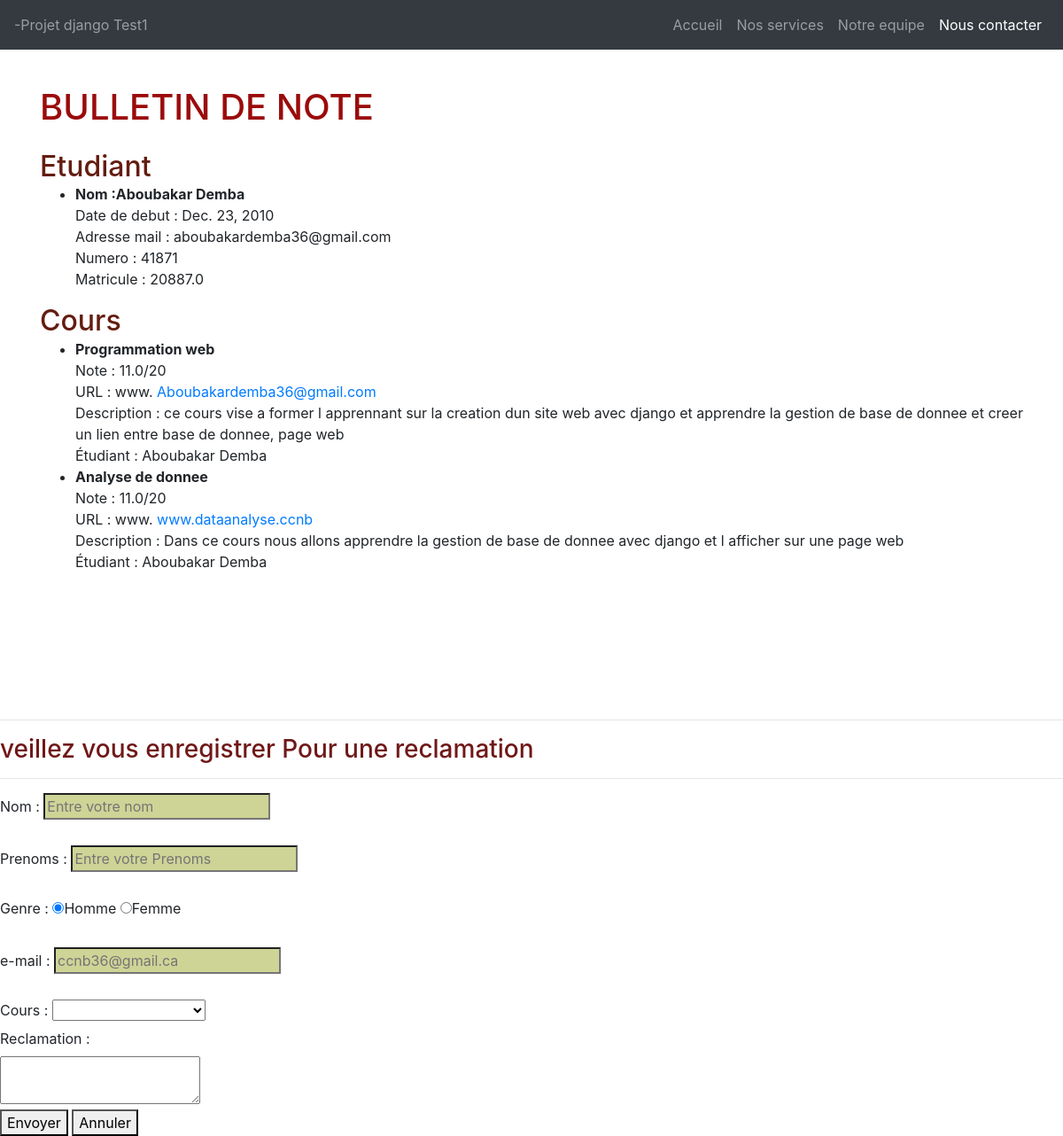
The page / on the database its author committed.
### webapp/models.py (models this page shows, shortened)
class Etudiant(models.Model):
    nom = models.CharField(max_length=100)
    date_naissance = models.DateField(auto_now=False, auto_now_add=False)
    email = models.EmailField(max_length=254, default= "Bendemba@gmail.com")
    phone = models.IntegerField(null=True)
    matricule= models.FloatField(default=2088077)

class Cour(models.Model):
    titre = models.CharField(max_length=200)
    note= models.FloatField(default=11)
    url= models.URLField(max_length=254, default= "www.google.com")
    description= models.TextField(max_length=254, default= " Dans ce cours, nous allons corriger, ensemble, cette mauvaise posture qui est à lorigine de votre stress, de vos maux de tête et linconfort global que vous ressentez.Jai conçu ce cours de programmation pour qu'il soit accessible aux débutants.")
    etudiant = models.ForeignKey(Etudiant, on_delete=models.CASCADE )

### webapp/views.py (the view)
# urls.py: path("", views.home, name="home"),
def home(request):
    etudiant = Etudiant.objects.all()
    cours = Cour.objects.all()
    context = {'cours': cours,'etudiants': etudiant}
    return render(request, 'webapp/fichier.html', context)

### webapp/templates/webapp/fichier.html (shortened to what this page needs)
<!DOCTYPE html>
<html lang="en">
<head>
    {% load static %}
    <link
      rel="stylesheet"
      href="https://maxcdn.bootstrapcdn.com/bootstrap/4.0.0/css/bootstrap.min.css"
    />
    <link rel="stylesheet" href="css/bootstrap.min.css" />
    <link rel="stylesheet" type="text/css " href= "{% static 'webapp/style.css'%}">
</head>
<div>
<body>
  <div class="row my-row">
    <div class="col my-col">
      <nav class="navbar navbar-expand navbar-dark bg-dark fixed-top">
        <span class="navbar-text"> -Projet django Test1 </td></span>
        <ul class="navbar-nav">
          <li class="nav-item">
            <a class="nav-link"
              > Accueil</a
            >
          </li>
          <li class="nav-item">
            <a class="nav-link"
              > Nos services</a
            >
          </li>
          <li class="nav-item">
            <a class="nav-link"
              > Notre equipe</a
            >
          </li>
          <li class="nav-item active">
            <a class="nav-link"
              > Nous contacter</a
            >
          </li>
        </ul>
      </nav>
    </div>
  </div><br><br>
  <br><br>
  <div class="container">
    <div class="title-box">
        <h1>BULLETIN DE NOTE</h1><br>
    </div><br>
    <div class="content-box">
        <h2>Etudiant</h2>
        <ul>
            {% for etudiant in etudiants %}
                <li>
                    <strong>Nom  :{{ etudiant.nom }}</strong><br>
                    Date de debut : {{ etudiant.date_naissance }}<br>
                    Adresse mail :  {{ etudiant.email }}<br>
                    Numero  : {{ etudiant.phone }}<br>
                    Matricule : {{ etudiant.matricule }}<br>
                </li>
            {% empty %}
                <p>Aucun Enseignant n'est disponible.</p>
            {% endfor %}
        </ul>
    </div>
    <div class="content-box">
        <h2> Cours</h2>
        <ul>
            {% for cours in cours %}
                <li>
                    <strong>{{ cours.titre }}</strong><br>
                    Note :  {{ cours.note }}/20<br>
                    URL : www. <a href="{{ cours.url }}" target="_blank">{{ cours.url }}</a><br>
                    Description : {{ cours.description }}<br>
                    Étudiant : {{ cours.etudiant.nom }}
                </li>
            {% empty %}
                <p>Aucun cours n'est disponible.</p>
            {% endfor %}
        </ul>
    </div>
</div>
      <div class="row justify-content-center my-row">
          <div class="col my-col">
            <form action="#" method="POST" style="margin-top: 150px; ">
              <hr/>
              <h3> veillez vous enregistrer Pour une reclamation</h3>
              <hr/>
              <form action="#" method="POST">
              <label for="firstname">Nom : </label>
              <input type="text" name="text" id="firstname" placeholder="Entre votre nom"/><br><br>
              <label for="lastname">Prenoms : </label>
              <input type="text" name="usernam" id="lastname" placeholder="Entre votre Prenoms"/><br><br>
              <label for="sexe">Genre : </label>
              <input type="radio" name="sexe" value="homme" checked/>Homme
             <input type="radio" name="sexe" value="femme"/>Femme
             <br><br>
            <label for="email">e-mail : </label>
            <input type="email" name="email" id="e-mail" alt="e-email" placeholder="ccnb36@gmail.ca"/><br><br>
             <fieldset>
              <label for="fonction"> Cours : </label>
              <select name="fonction">
                  <option value="ido1" selected></option>
                  <option value="ido2"> Programmation</option>
              </select>
              </fieldset>
             <label for="message">Reclamation  :</label><br>
              <textarea name="text" ></textarea>
              <br>
             <button alt="button" >Envoyer</button>
             <button alt="button">Annuler</button>
            </form>
          </div>
        </div>
      </div>
</body>
</html>

### webapp/static/webapp/style.css (style rules this page uses)
h1 { color: rgb(155, 11, 11); text-size-adjust: 50px; text-decoration-color: hsl(hue, saturation, lightness); display: inline; margin: auto; width: 100px; padding-top: 30px; ; }
h2 { color: rgb(100, 29, 16); text-decoration-color: hsl(hue, saturation, lightness); display: inline; margin: auto; width: 100px; padding-top: 30px; }
h3 { color: rgb(112, 24, 24); text-decoration-color: hsl(hue, saturation, lightness); text-align: justify; display: inline; margin: auto; width: 100px; border-color: rgb(17, 119, 48); padding-top: 30px; ; }
input { background-color: rgb(206, 212, 150); text-align-last: auto; color: hsl(hue, saturation, lightness); }
body { top: auto; }

### rows shown on the page
Etudiant: nom "Aboubakar Demba", date_naissance "Dec. 23, 2010", email "aboubakardemba36@gmail.com", phone "41871", matricule "20887.0"
Cour: titre "Programmation web", note "11.0", url "Aboubakardemba36@gmail.com", description "ce cours vise a former l apprennant sur la creation dun site web avec django et apprendre la gestion de base de donnee et creer un lien entre base de donnee, page web", etudiant.nom "Aboubakar Demba"
Cour: titre "Analyse de donnee", note "11.0", url "www.dataanalyse.ccnb", description "Dans ce cours nous allons apprendre la gestion de base de donnee avec django et l afficher sur une page web", etudiant.nom "Aboubakar Demba"
